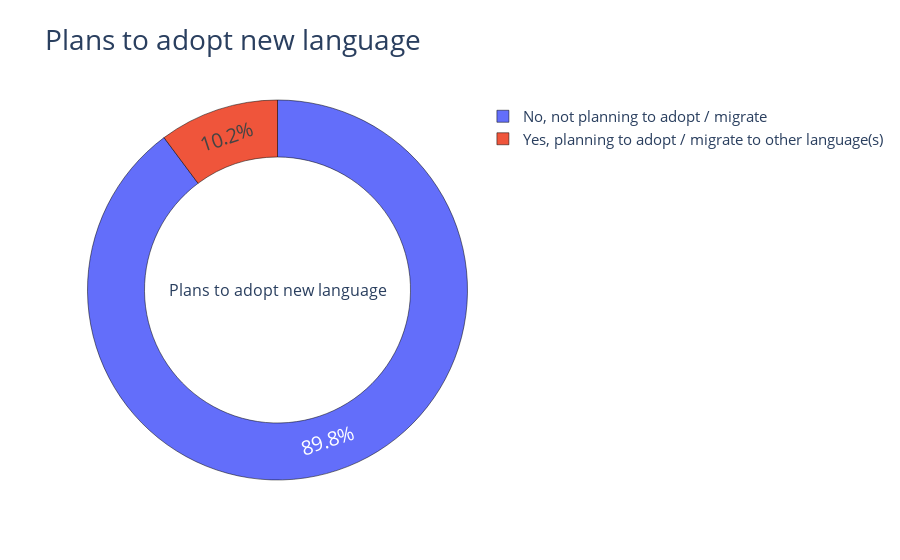

The cell this chart's notebook holds for it:
### Code cell
fig_adopt_proglang = go.Figure(
    data=[go.Pie(labels=adopt_proglang['adopt_proglang'], values=adopt_proglang['number'], 
                 hole = 0.7)
                 ])


fig_adopt_proglang.update_layout(title='Plans to adopt new language', 
                                 font_size=20,
                                 uniformtext_minsize=15, 
                                 uniformtext_mode='hide',
                                 legend=dict(font=dict(size=15)),
                                 annotations=[dict(text='Plans to adopt new language', 
                                                   x=0.5, y=0.50, font_size=16, showarrow=False)])
fig_adopt_proglang.update_traces(marker=dict(colors=colors, line=dict(color='#000000', width=0.5)))
                                 
fig_adopt_proglang.show()

### Figure 1 — Plotly figure (JSON) as saved in the notebook; plotly's stock layout.template omitted (floating-point values rounded to 4 significant figures)
{"data": [{"hole": 0.7, "labels": ["No, not planning to adopt / migrate", "Yes, planning to adopt / migrate to other language(s)"], "marker": {"colors": [[0, 0, 0], [0.05, 0.1, 0], [0.1, 0.2, 0], [0.15, 0.3, 0], [0.2, 0.4, 0], [0.25, 0.5, 0], [0.3, 0.6, 0], [0.35, 0.7, 0], [0.4, 0.8, 0]], "line": {"color": "#000000", "width": 0.5}}, "type": "pie", "values": [432, 49]}], "layout": {"annotations": [{"font": {"size": 16}, "showarrow": false, "text": "Plans to adopt new language", "x": 0.5, "y": 0.5}], "font": {"size": 20}, "legend": {"font": {"size": 15}}, "title": {"text": "Plans to adopt new language"}, "uniformtext": {"minsize": 15, "mode": "hide"}}}
